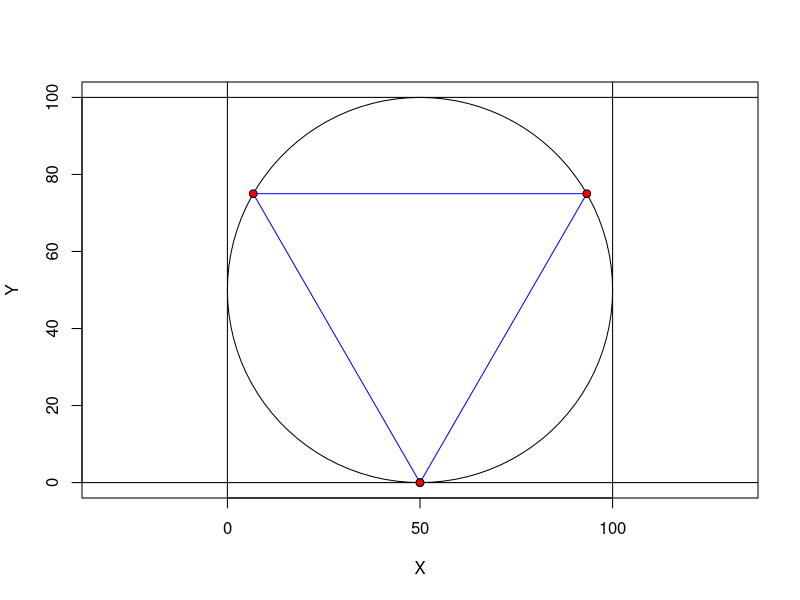
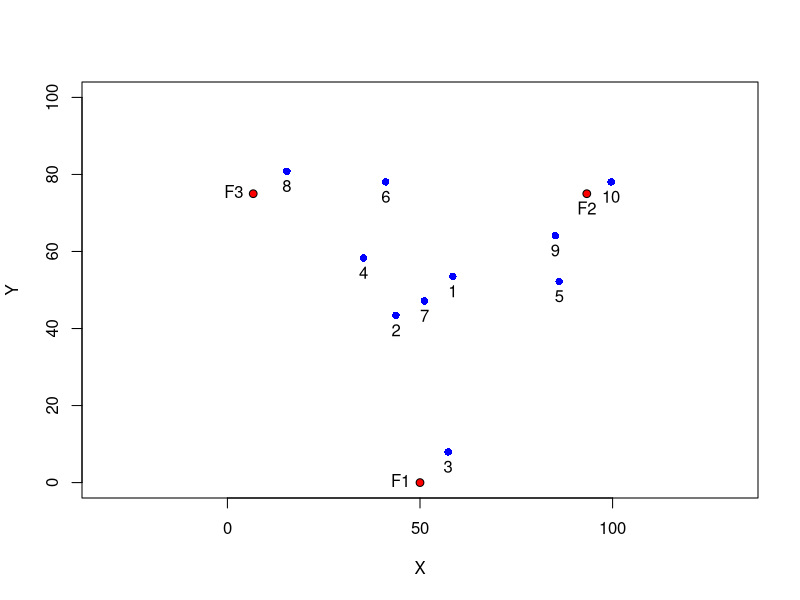
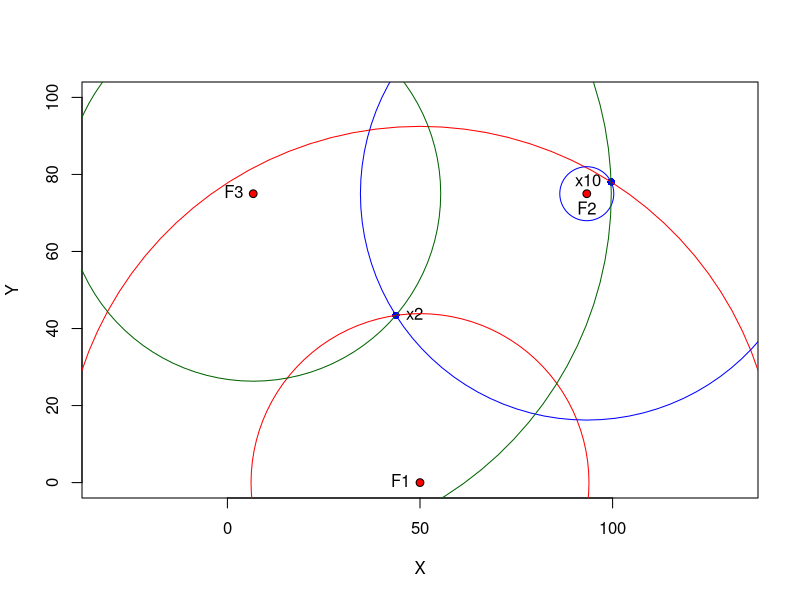

Here is the R script that generated these plots, in order:
## ---- chunk 1
library(plotrix)

plot(x=NULL, y=NULL, xlim=c(0,100), ylim=c(0,100), asp = 1,
     xlab='X', ylab='Y')
draw.circle(x = 50, y = 50, radius = 50)
abline(h=0)
abline(h=100)
abline(v=0)
abline(v=100)

# Draw point
draw.circle(x = 50, y = 0, radius = 1, lwd = 1, col="red")

# Triangle points:
myTri <- data.frame(id=1, x=50, y=0)
myTri <- rbind(myTri, c(2, 25*(2+sqrt(3)), tan(pi/3)*((25*(2+sqrt(3)))-50)))
myTri <- rbind(myTri, c(3, -25*(sqrt(3)-2), tan(-pi/3)*((-25*(sqrt(3)-2))-50)))
polygon(myTri[,2], myTri[,3], border="blue")

# abline(a=tan(pi/3)*(-50), tan(pi/3))


# Draw point
draw.circle(x = 50, y = 0, radius = 1, lwd = 1, col="red")
draw.circle(x = 25*(2+sqrt(3)), y = tan(pi/3)*((25*(2+sqrt(3)))-50), radius = 1, lwd = 1, col="red")
draw.circle(x = -25*(sqrt(3)-2), y = tan(-pi/3)*((-25*(sqrt(3)-2))-50), radius = 1, lwd = 1, col="red")
## ---- chunk 2
  library(knitr)
  myDist <- function(x, y) {
    # x and y must be 2D points -- (x,y) tuples i.e.: x <- c(1,2) y <- c(3,4)
    d <- sqrt((x[[1]]-y[[1]])^2+(x[[2]]-y[[2]])^2)
    return(d)
  }

  # Function to generate lots of random points
  makepoints <- function(n, min, max) {
    set.seed(1729)
    myPoints <- data.frame(x = runif(n = n, min = min, max = max),
                           y = runif(n = n, min = min, max = max))
    return(myPoints)
  }

  # 10 Random Points (seed ensures reproducibility):
  myPoints <- makepoints(10, 0, 100)
  kable(myPoints, caption = "10 Random Points")
## ---- chunk 3
  myTrilat <- data.frame(d1=NULL, d2=NULL, d3=NULL)
  for(i in 1:nrow(myPoints)) {
    myTrilat[i, 'd1'] <- myDist(c(myPoints[i,'x'], myPoints[i, 'y']), c(myTri[1,'x'], myTri[1,'y']))
    myTrilat[i, 'd2'] <- myDist(c(myPoints[i,'x'], myPoints[i, 'y']), c(myTri[2,'x'], myTri[2,'y']))
    myTrilat[i, 'd3'] <- myDist(c(myPoints[i,'x'], myPoints[i, 'y']), c(myTri[3,'x'], myTri[3,'y']))
  }

  myTrilateration <- cbind(myPoints, myTrilat)
  rm(myTrilat)  #twas temporary
  kable(myTrilateration, caption="Multilateration Index of 10 Random Points WRT Fixed points F")
## ---- chunk 4

  plot(x=NULL, y=NULL, xlim=c(0,100), ylim=c(0,100), asp = 1,
       xlab='X', ylab='Y')
  points(myTrilateration, col="blue", pch=16, asp=1)
  text(myTrilateration, pos = 1)
  
  draw.circle(x = myTri[1,'x'], y = myTri[1,'y'], radius = 1, lwd = 1, col="red")
  draw.circle(x = myTri[2,'x'], y = myTri[2,'y'], radius = 1, lwd = 1, col="red")
  draw.circle(x = myTri[3,'x'], y = myTri[3,'y'], radius = 1, lwd = 1, col="red")
  text(myTri[1, 'x'], myTri[1, 'y'], labels = 'F1', pos=2)
  text(myTri[2, 'x'], myTri[2, 'y'], labels = 'F2', pos=1)
  text(myTri[3, 'x'], myTri[3, 'y'], labels = 'F3', pos=2)
## ---- chunk 5
# Arcs around two points:
  
  plot(x=NULL, y=NULL, xlim=c(0,100), ylim=c(0,100), asp = 1,
       xlab='X', ylab='Y')
  points(myTrilateration[c(2,10),'x'], myTrilateration[c(2,10),'y'], col="blue", pch=16, asp=1)
  text(myTrilateration[2,'x'], myTrilateration[2,'y'], labels = 'x2', pos=4)
  text(myTrilateration[10,'x'], myTrilateration[10,'y'], labels = 'x10', pos=2)
  
  draw.circle(x = myTri[1,'x'], y = myTri[1,'y'], radius = 1, lwd = 1, col="red")
  draw.circle(x = myTri[2,'x'], y = myTri[2,'y'], radius = 1, lwd = 1, col="red")
  draw.circle(x = myTri[3,'x'], y = myTri[3,'y'], radius = 1, lwd = 1, col="red")
  text(myTri[1, 'x'], myTri[1, 'y'], labels = 'F1', pos=2)
  text(myTri[2, 'x'], myTri[2, 'y'], labels = 'F2', pos=1)
  text(myTri[3, 'x'], myTri[3, 'y'], labels = 'F3', pos=2)
  
  
  draw.circle(x=myTri[1,'x'], y=myTri[1,'y'], radius=myTrilateration[2,'d1'], border="red")
  draw.circle(x=myTri[1,'x'], y=myTri[1,'y'], radius=myTrilateration[10,'d1'], border = "red")

  draw.circle(x=myTri[2,'x'], y=myTri[2,'y'], radius=myTrilateration[2,'d2'], border="blue")
  draw.circle(x=myTri[2,'x'], y=myTri[2,'y'], radius=myTrilateration[10,'d2'], border="blue")

  draw.circle(x=myTri[3,'x'], y=myTri[3,'y'], radius=myTrilateration[2,'d3'], border="darkgreen")
  draw.circle(x=myTri[3,'x'], y=myTri[3,'y'], radius=myTrilateration[10,'d3'], border="darkgreen")
